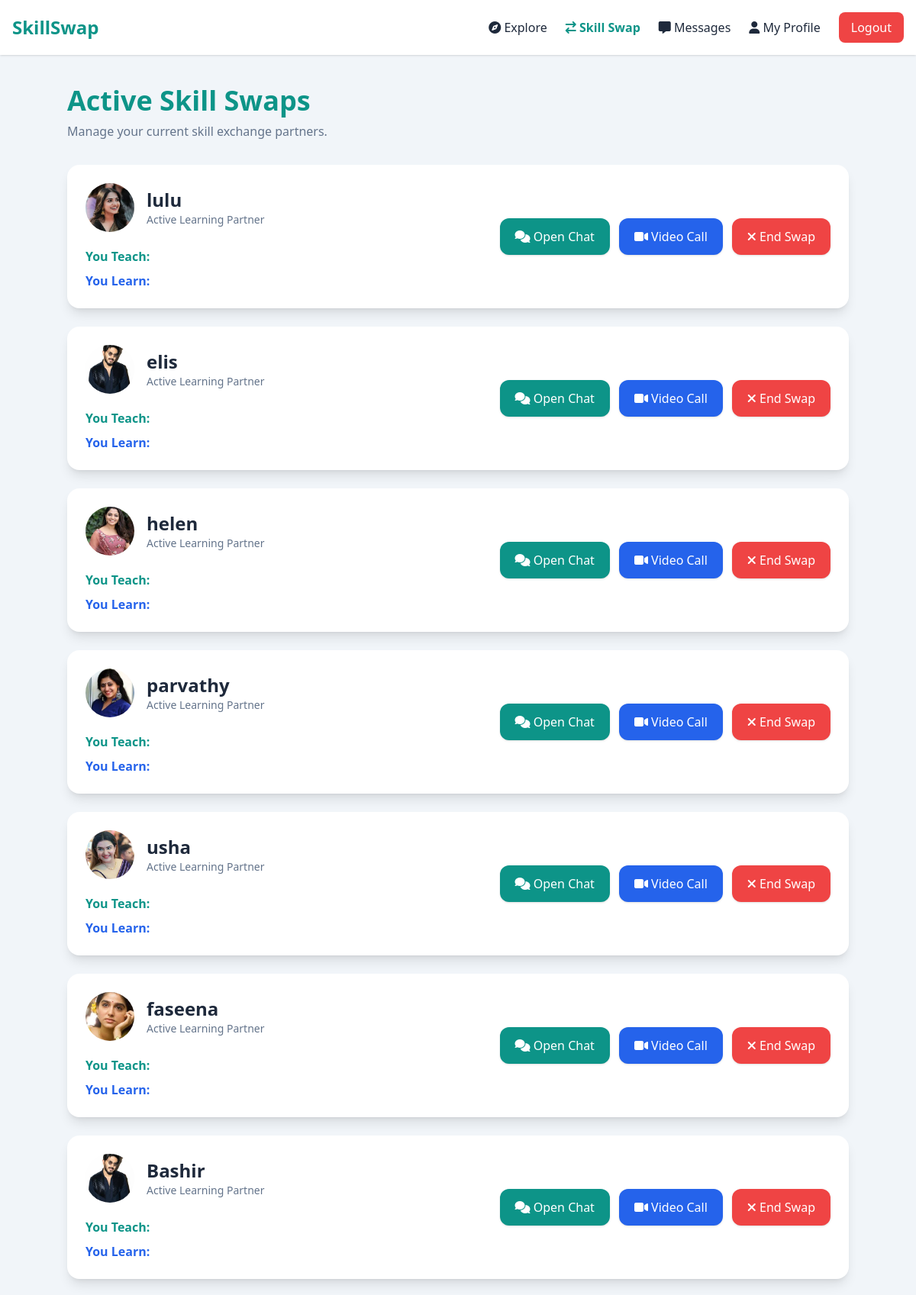
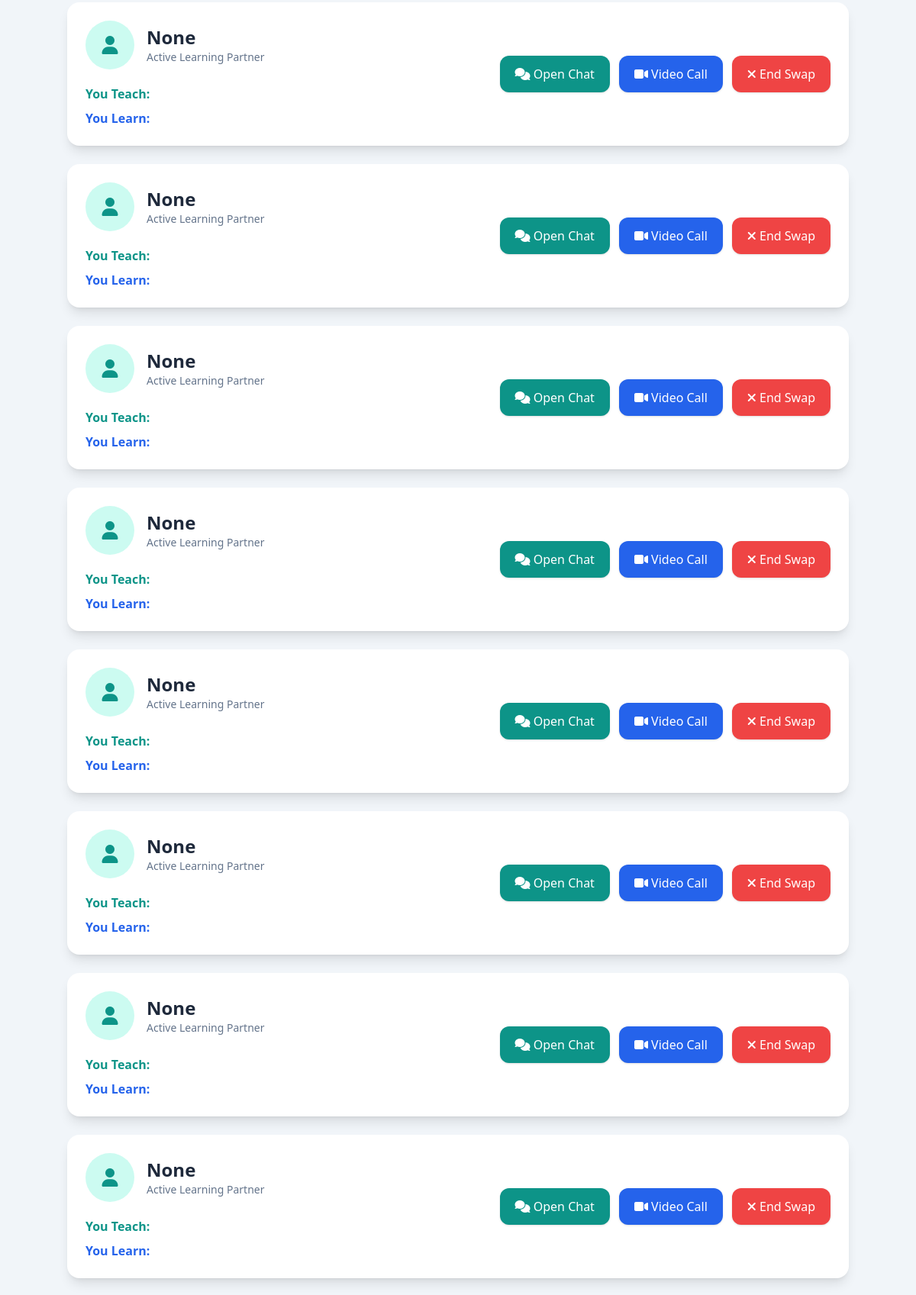
Page /active-swaps/ (signed in, upper part) on the committed database (2 pictures, top to bottom).
### skills/models.py (models this page shows, shortened)
class TeacherProfile(models.Model):
    user = models.OneToOneField(
        User,
        on_delete=models.CASCADE
    )
    full_name = models.CharField(
        max_length=100,
        blank=True,
        null=True
    )
    skill = models.CharField(
        max_length=100,
        blank=True,
        null=True
    )
    experience = models.IntegerField(
        default=0
    )
    bio = models.TextField(
        blank=True,
        null=True
    )
    profile_image = models.ImageField(
        upload_to='teachers/',
        blank=True,
        null=True
    )
    rate = models.IntegerField(
        default=0
    )

### skills/views.py (the view)
# urls.py: path('active-swaps/',views.active_swaps,name='active_swaps'),
@login_required
def active_swaps(request):
    learner = LearnerProfile.objects.get(
        user=request.user
    )
    teachers = TeacherProfile.objects.filter(
        skill__icontains=learner.skill_to_learn
    )
    return render(request, 'active_swaps.html', {
        'learner': learner,
        'teachers': teachers
    })

### skills/templates/active_swaps.html (shortened to what this page needs)
<!DOCTYPE html>
<html lang="en">
<head>
    <script src="https://cdn.tailwindcss.com"></script>
    <link href="https://cdnjs.cloudflare.com/ajax/libs/font-awesome/6.5.1/css/all.min.css" rel="stylesheet">
</head>
<body class="bg-slate-100 text-slate-800">
<nav class="bg-white shadow">
    <div class="max-w-7xl mx-auto px-4 py-4 flex justify-between items-center">
        <h1 class="text-2xl font-bold text-teal-600">
            SkillSwap
        </h1>
        <div class="flex gap-6 items-center">
            <a href="{% url 'skills:explore' %}"
               class="hover:text-teal-600 font-medium transition">
                <i class="fa-solid fa-compass"></i>
                Explore
            </a>
            <a href="{% url 'skills:swap_dashboard' %}"
               class="text-teal-600 font-semibold">
                <i class="fa-solid fa-arrow-right-arrow-left"></i>
                Skill Swap
            </a>
            <a href="{% url 'skills:inbox' %}"
               class="hover:text-teal-600 font-medium transition">
                <i class="fa-solid fa-message"></i>
                Messages
            </a>
            <a href="{% url 'skills:learner_profile' %}"
               class="hover:text-teal-600 font-medium transition">
                <i class="fa-solid fa-user"></i>
                My Profile
            </a>
            <a href="{% url 'skills:logout' %}"
               class="bg-red-500 text-white px-4 py-2 rounded-lg hover:bg-red-600 transition">
                Logout
            </a>
        </div>
    </div>
</nav>
<div class="max-w-5xl mx-auto mt-10 mb-10">
    <div class="mb-8">
        <h1 class="text-4xl font-bold text-teal-600">
            Active Skill Swaps
        </h1>
        <p class="text-slate-500 mt-2">
            Manage your current skill exchange partners.
        </p>
    </div>
<div class="space-y-6">
{% for teacher in teachers %}
<div class="bg-white p-6 rounded-2xl shadow-lg flex flex-col md:flex-row md:justify-between md:items-center gap-6">
    <div>
        <div class="flex items-center gap-4">
            {% if teacher.profile_image %}
            <img
                src="{{ teacher.profile_image.url }}"
                class="w-16 h-16 rounded-full object-cover"
            >
            {% else %}
            <div class="w-16 h-16 rounded-full bg-teal-100 flex items-center justify-center">
                <i class="fa-solid fa-user text-2xl text-teal-600"></i>
            </div>
            {% endif %}
            <div>
                <h2 class="text-2xl font-bold">
                    {{ teacher.full_name }}
                </h2>
                <p class="text-slate-500 text-sm">
                    Active Learning Partner
                </p>
            </div>
        </div>
        <div class="mt-5 space-y-2">
            <p class="text-slate-700">
                <span class="font-semibold text-teal-600">
                    You Teach:
                </span>
            </p>
            <p class="text-slate-700">
                <span class="font-semibold text-blue-600">
                    You Learn:
                </span>
            </p>
        </div>
    </div>
    <div class="flex flex-wrap gap-3">
        <a href="{% url 'skills:chat' teacher.user.id %}"
           class="bg-teal-600 hover:bg-teal-700 text-white px-5 py-3 rounded-xl transition shadow">
            <i class="fa-solid fa-comments"></i>
            Open Chat
        </a>
        <a href="{% url 'skills:video_call' teacher.user.id %}"
   class="bg-blue-600 hover:bg-blue-700 text-white px-5 py-3 rounded-xl transition shadow">
            <i class="fa-solid fa-video"></i>
            Video Call
        </a>
        <button
            class="bg-red-500 hover:bg-red-600 text-white px-5 py-3 rounded-xl transition shadow">
            <i class="fa-solid fa-xmark"></i>
            End Swap
        </button>
    </div>
</div>
{% endfor %}
</div>
            </div>
</body>
</html>

### rows in the picture
TeacherProfile: profile_image (picture), full_name "lulu"
TeacherProfile: profile_image (picture), full_name "elis"
TeacherProfile: profile_image (picture), full_name "helen"
TeacherProfile: profile_image (picture), full_name "parvathy"
TeacherProfile: profile_image (picture), full_name "usha"
TeacherProfile: profile_image (picture), full_name "faseena"
TeacherProfile: profile_image (picture), full_name "Bashir"
TeacherProfile: full_name "None"
TeacherProfile: full_name "None"
TeacherProfile: full_name "None"
TeacherProfile: full_name "None"
TeacherProfile: full_name "None"
TeacherProfile: full_name "None"
TeacherProfile: full_name "None"
TeacherProfile: full_name "None"
